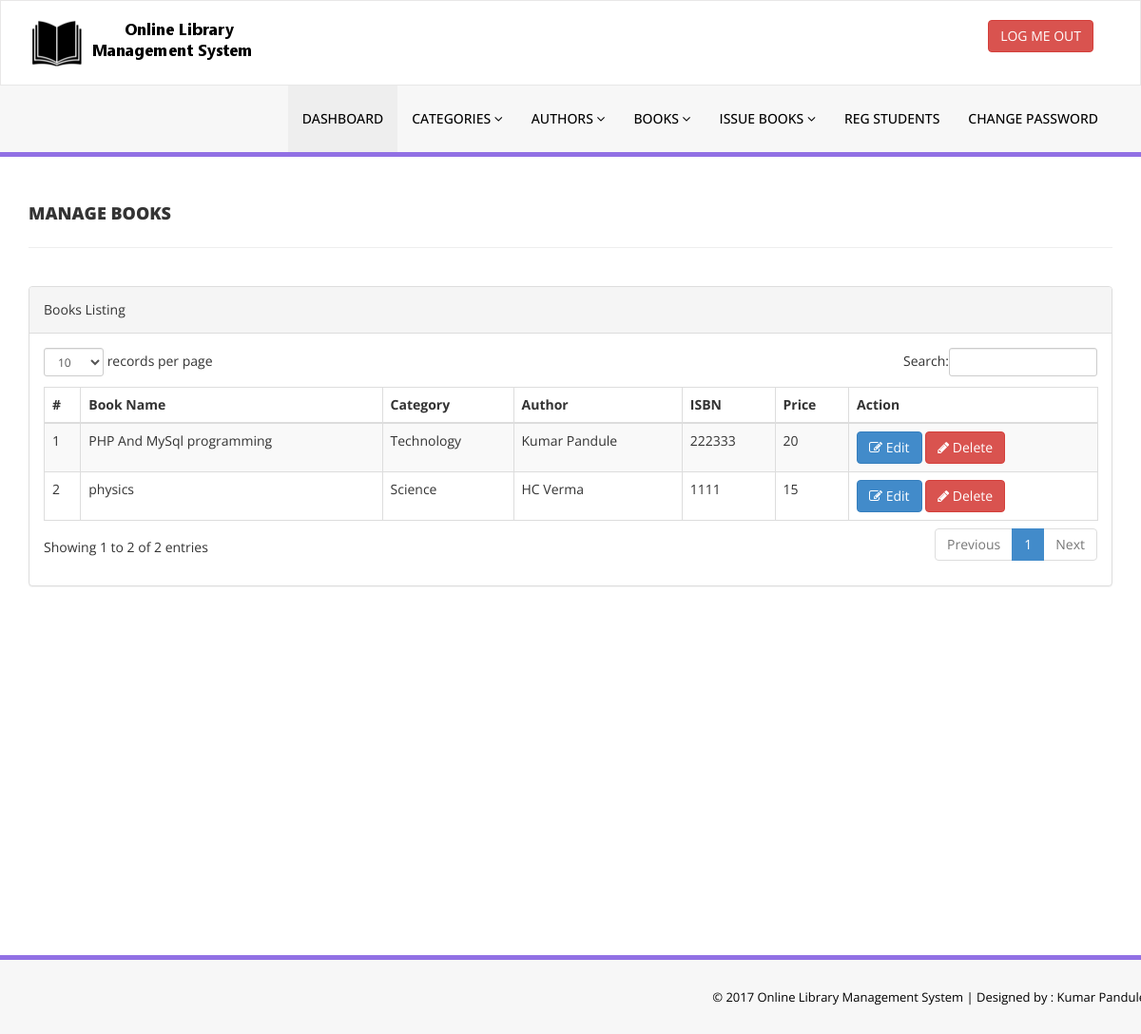
The app's page /library/admin/manage-books.php (signed in) with its own data.
### tables this page shows
CREATE TABLE `tblbooks` (
  `id` int(11) NOT NULL,
  `BookName` varchar(255) DEFAULT NULL,
  `CatId` int(11) DEFAULT NULL,
  `AuthorId` int(11) DEFAULT NULL,
  `ISBNNumber` int(11) DEFAULT NULL,
  `BookPrice` int(11) DEFAULT NULL,
  `RegDate` timestamp NULL DEFAULT current_timestamp(),
  `UpdationDate` timestamp NULL DEFAULT NULL ON UPDATE current_timestamp()
);

CREATE TABLE `tblcategory` (
  `id` int(11) NOT NULL,
  `CategoryName` varchar(150) DEFAULT NULL,
  `Status` int(1) DEFAULT NULL,
  `CreationDate` timestamp NULL DEFAULT current_timestamp(),
  `UpdationDate` timestamp NULL DEFAULT '0000-00-00 00:00:00' ON UPDATE current_timestamp()
);

CREATE TABLE `tblauthors` (
  `id` int(11) NOT NULL,
  `AuthorName` varchar(159) DEFAULT NULL,
  `creationDate` timestamp NULL DEFAULT current_timestamp(),
  `UpdationDate` timestamp NULL DEFAULT NULL ON UPDATE current_timestamp()
);

### library/admin/manage-books.php (the view, shortened to what this page needs)
<?php
include('includes/config.php');
if(strlen($_SESSION['alogin'])==0)
    {
header('location:index.php');
}
else{
    ?>
<!DOCTYPE html>
<html xmlns="http://www.w3.org/1999/xhtml">
<head>
    <link href="assets/css/bootstrap.css" rel="stylesheet" />
    <link href="assets/css/font-awesome.css" rel="stylesheet" />
    <link href="assets/js/dataTables/dataTables.bootstrap.css" rel="stylesheet" />
    <link href="assets/css/style.css" rel="stylesheet" />
</head>
<body>
<?php include('includes/header.php');?>
    <div class="content-wrapper">
         <div class="container">
        <div class="row pad-botm">
            <div class="col-md-12">
                <h4 class="header-line">Manage Books</h4>
    </div>
     <div class="row">
</div>
        </div>
            <div class="row">
                <div class="col-md-12">
                    <div class="panel panel-default">
                        <div class="panel-heading">
                           Books Listing
                        </div>
                        <div class="panel-body">
                            <div class="table-responsive">
                                <table class="table table-striped table-bordered table-hover" id="dataTables-example">
                                    <thead>
                                        <tr>
                                            <th>#</th>
                                            <th>Book Name</th>
                                            <th>Category</th>
                                            <th>Author</th>
                                            <th>ISBN</th>
                                            <th>Price</th>
                                            <th>Action</th>
                                        </tr>
                                    </thead>
                                    <tbody>
<?php $sql = "SELECT tblbooks.BookName,tblcategory.CategoryName,tblauthors.AuthorName,tblbooks.ISBNNumber,tblbooks.BookPrice,tblbooks.id as bookid from  tblbooks join tblcategory on tblcategory.id=tblbooks.CatId join tblauthors on tblauthors.id=tblbooks.AuthorId";
$query = $dbh -> prepare($sql);
$query->execute();
$results=$query->fetchAll(PDO::FETCH_OBJ);
$cnt=1;
if($query->rowCount() > 0)
{
foreach($results as $result)
{               ?>
                                        <tr class="odd gradeX">
                                            <td class="center"><?php echo htmlentities($cnt);?></td>
                                            <td class="center"><?php echo htmlentities($result->BookName);?></td>
                                            <td class="center"><?php echo htmlentities($result->CategoryName);?></td>
                                            <td class="center"><?php echo htmlentities($result->AuthorName);?></td>
                                            <td class="center"><?php echo htmlentities($result->ISBNNumber);?></td>
                                            <td class="center"><?php echo htmlentities($result->BookPrice);?></td>
                                            <td class="center">
                                            <a href="edit-book.php?bookid=<?php echo htmlentities($result->bookid);?>"><button class="btn btn-primary"><i class="fa fa-edit "></i> Edit</button>
                                          <a href="manage-books.php?del=<?php echo htmlentities($result->bookid);?>" onclick="return confirm('Are you sure you want to delete?');"" >  <button class="btn btn-danger"><i class="fa fa-pencil"></i> Delete</button>
                                            </td>
                                        </tr>
 <?php $cnt=$cnt+1;}} ?>
                                    </tbody>
                                </table>
                            </div>
                        </div>
                    </div>
                </div>
            </div>
    </div>
    </div>
  <?php include('includes/footer.php');?>
</body>
</html>
<?php } ?>

### library/admin/assets/css/style.css (style rules this page uses)
.content-wrapper { margin-top: 40px; min-height:800px; padding-bottom:90px; }
.header-line { font-weight:900; padding-bottom:25px; border-bottom:1px solid #eeeeee; text-transform:uppercase; }
.pad-botm { padding-bottom:30px; }

### records on screen
tblbooks: BookName "PHP And MySql programming", tblcategory.CategoryName "Technology", AuthorId.AuthorName "Kumar Pandule", ISBNNumber "222333", BookPrice "20"
tblbooks: BookName "physics", tblcategory.CategoryName "Science", AuthorId.AuthorName "HC Verma", ISBNNumber "1111", BookPrice "15"
